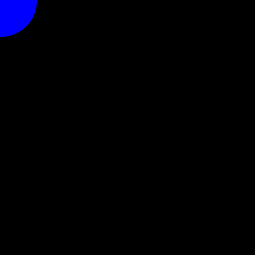
Frame 1 (no input)
Frame 60 (the mouse pressed at the canvas centre just before this capture): identical to frame 1, image omitted
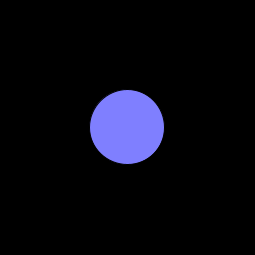
Frame 120 (the mouse held since frame 60 and released just before this capture)

The Processing sketch that drew these frames (run headless with seeded random() and noise(); from frame 60 on, the mouse is pressed at the canvas centre):

// Processing sketch: Random_Circles_and_Ish
// ── Random_Circles_and_Ish.pde
void setup() {
  size(255,255);
}

void draw() {
  background(0);
  fill(mouseX,mouseY,255);
  stroke(0);
  ellipse(mouseX,mouseY,75,75);
}
